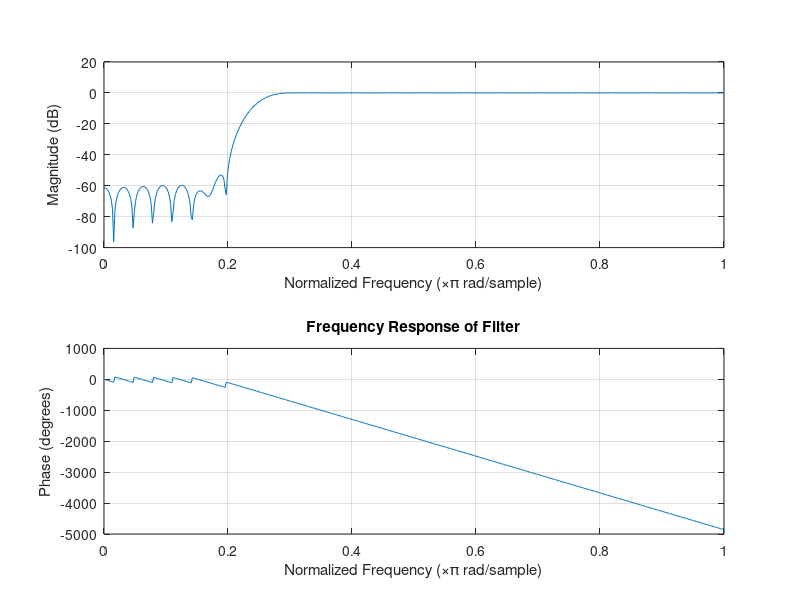

Recreate this plot in MATLAB.
Wp = 0.3;
Ws = 0.2;
Ap = 0.25;
As = -50;
trans_W = (Wp-Ws)*pi;
Wc = (Wp+Ws)/2;
disp('Cutoff Freq ');
disp(Wc);
M = ceil((6.6*pi)/trans_W);
if(rem(M,2) == 0)
   M = M + 1;
end
disp('Order ');
disp(M);
n = 0:M-1;
w_n = window(@hamming,M);
B = fir1(M-1, Wc, 'high', w_n);
figure(1);
freqz(B,1)
title('Frequency Response of Filter');



w_ns = 0:pi/255:Ws*pi;
Hs = freqz(B,1,w_ns);
Hsmag = abs(Hs);
HsdB = 20*log10(Hsmag);
as = max(HsdB);
disp('Stop Band Attenuation');
disp(as);



w_np = Wp*pi:pi/255:pi;
Hp = freqz(B,1,w_np);
Hpmag = abs(Hp);
HpdB = 20*log10(Hpmag);
ap = max(HpdB);
disp('Pass Band Attenuation');
disp(ap);